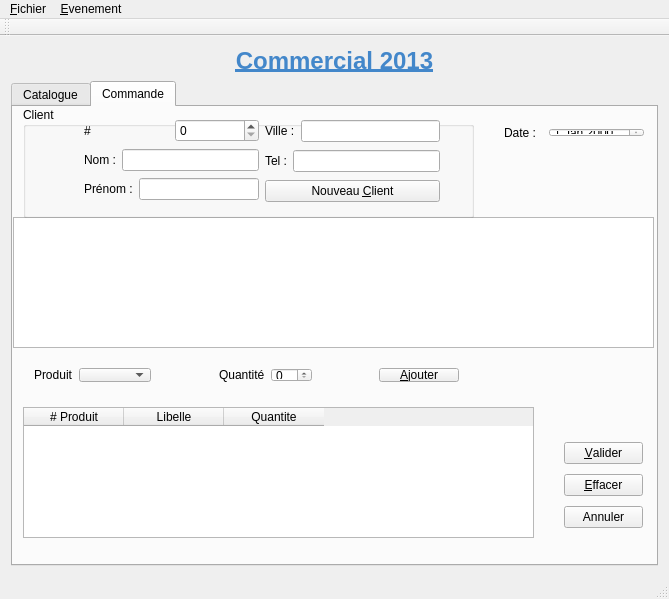
<?xml version="1.0" encoding="UTF-8"?>
<ui version="4.0">
 <class>MainWindow</class>
 <widget class="QMainWindow" name="MainWindow">
  <property name="geometry">
   <rect>
    <x>0</x>
    <y>0</y>
    <width>669</width>
    <height>599</height>
   </rect>
  </property>
  <property name="windowTitle">
   <string>MainWindow</string>
  </property>
  <widget class="QWidget" name="centralWidget">
   <layout class="QVBoxLayout" name="verticalLayout_2">
    <item>
     <widget class="QLabel" name="label">
      <property name="text">
       <string>&lt;!DOCTYPE HTML PUBLIC &quot;-//W3C//DTD HTML 4.0//EN&quot; &quot;http://www.w3.org/TR/REC-html40/strict.dtd&quot;&gt;
&lt;html&gt;&lt;head&gt;&lt;meta name=&quot;qrichtext&quot; content=&quot;1&quot; /&gt;&lt;style type=&quot;text/css&quot;&gt;
p, li { white-space: pre-wrap; }
&lt;/style&gt;&lt;/head&gt;&lt;body style=&quot; font-family:'Sans'; font-size:10pt; font-weight:400; font-style:normal;&quot;&gt;
&lt;p align=&quot;center&quot; style=&quot; margin-top:0px; margin-bottom:0px; margin-left:0px; margin-right:0px; -qt-block-indent:0; text-indent:0px;&quot;&gt;&lt;span style=&quot; font-size:18pt; font-weight:600; text-decoration: underline; color:#4387ca;&quot;&gt;Commercial 2013&lt;/span&gt;&lt;/p&gt;&lt;/body&gt;&lt;/html&gt;</string>
      </property>
     </widget>
    </item>
    <item>
     <widget class="QTabWidget" name="tabWidget_main">
      <property name="toolTip">
       <string/>
      </property>
      <property name="currentIndex">
       <number>1</number>
      </property>
      <widget class="QWidget" name="tab">
       <attribute name="title">
        <string>Catalogue</string>
       </attribute>
       <widget class="QTableView" name="tableView_in">
        <property name="geometry">
         <rect>
          <x>0</x>
          <y>20</y>
          <width>641</width>
          <height>371</height>
         </rect>
        </property>
       </widget>
       <widget class="QWidget" name="layoutWidget">
        <property name="geometry">
         <rect>
          <x>30</x>
          <y>420</y>
          <width>580</width>
          <height>31</height>
         </rect>
        </property>
        <layout class="QHBoxLayout" name="horizontalLayout">
         <item>
          <spacer name="horizontalSpacer">
           <property name="orientation">
            <enum>Qt::Horizontal</enum>
           </property>
           <property name="sizeHint" stdset="0">
            <size>
             <width>40</width>
             <height>20</height>
            </size>
           </property>
          </spacer>
         </item>
         <item>
          <widget class="QPushButton" name="pushButton_Nouveau">
           <property name="text">
            <string>&amp;Nouveau</string>
           </property>
          </widget>
         </item>
         <item>
          <widget class="QPushButton" name="pushButton_Supprimer">
           <property name="text">
            <string>&amp;Supprimer</string>
           </property>
          </widget>
         </item>
         <item>
          <spacer name="horizontalSpacer_2">
           <property name="orientation">
            <enum>Qt::Horizontal</enum>
           </property>
           <property name="sizeHint" stdset="0">
            <size>
             <width>40</width>
             <height>20</height>
            </size>
           </property>
          </spacer>
         </item>
        </layout>
       </widget>
      </widget>
      <widget class="QWidget" name="tab_2">
       <attribute name="title">
        <string>Commande</string>
       </attribute>
       <widget class="QTableView" name="tableView_Client">
        <property name="geometry">
         <rect>
          <x>0</x>
          <y>110</y>
          <width>641</width>
          <height>131</height>
         </rect>
        </property>
       </widget>
       <widget class="QGroupBox" name="groupBox">
        <property name="geometry">
         <rect>
          <x>10</x>
          <y>0</y>
          <width>451</width>
          <height>111</height>
         </rect>
        </property>
        <property name="title">
         <string>Client</string>
        </property>
        <widget class="QWidget" name="layoutWidget">
         <property name="geometry">
          <rect>
           <x>50</x>
           <y>0</y>
           <width>378</width>
           <height>108</height>
          </rect>
         </property>
         <layout class="QHBoxLayout" name="horizontalLayout_7">
          <item>
           <layout class="QVBoxLayout" name="verticalLayout_4">
            <item>
             <layout class="QHBoxLayout" name="horizontalLayout_4">
              <item>
               <widget class="QLabel" name="label_8">
                <property name="text">
                 <string>#</string>
                </property>
               </widget>
              </item>
              <item>
               <widget class="QSpinBox" name="spinBox"/>
              </item>
             </layout>
            </item>
            <item>
             <layout class="QHBoxLayout" name="horizontalLayout_2">
              <item>
               <widget class="QLabel" name="label_3">
                <property name="text">
                 <string>Nom :</string>
                </property>
               </widget>
              </item>
              <item>
               <widget class="QLineEdit" name="lineEdit_clientNom"/>
              </item>
             </layout>
            </item>
            <item>
             <layout class="QHBoxLayout" name="horizontalLayout_3">
              <item>
               <widget class="QLabel" name="label_4">
                <property name="text">
                 <string>Prénom :</string>
                </property>
               </widget>
              </item>
              <item>
               <widget class="QLineEdit" name="lineEdit_clientPrenom"/>
              </item>
             </layout>
            </item>
           </layout>
          </item>
          <item>
           <layout class="QVBoxLayout" name="verticalLayout_3">
            <item>
             <layout class="QHBoxLayout" name="horizontalLayout_5">
              <item>
               <widget class="QLabel" name="label_9">
                <property name="text">
                 <string>Ville :</string>
                </property>
               </widget>
              </item>
              <item>
               <widget class="QLineEdit" name="lineEdit_clientVille"/>
              </item>
             </layout>
            </item>
            <item>
             <layout class="QHBoxLayout" name="horizontalLayout_6">
              <item>
               <widget class="QLabel" name="label_10">
                <property name="text">
                 <string>Tel :</string>
                </property>
               </widget>
              </item>
              <item>
               <widget class="QLineEdit" name="lineEdit_clientTel"/>
              </item>
             </layout>
            </item>
            <item>
             <widget class="QPushButton" name="pushButton_nvClient">
              <property name="text">
               <string>Nouveau &amp;Client</string>
              </property>
              <property name="icon">
               <iconset resource="res.qrc">
                <normaloff>:/new/add/add.png</normaloff>:/new/add/add.png</iconset>
              </property>
             </widget>
            </item>
           </layout>
          </item>
         </layout>
        </widget>
       </widget>
       <widget class="QWidget" name="layoutWidget">
        <property name="geometry">
         <rect>
          <x>480</x>
          <y>10</y>
          <width>162</width>
          <height>31</height>
         </rect>
        </property>
        <layout class="QHBoxLayout" name="horizontalLayout_14">
         <item>
          <widget class="QLabel" name="label_5">
           <property name="text">
            <string>Date :</string>
           </property>
          </widget>
         </item>
         <item>
          <widget class="QDateEdit" name="dateEdit"/>
         </item>
        </layout>
       </widget>
       <widget class="QTableWidget" name="tableWidget_Commande">
        <property name="geometry">
         <rect>
          <x>10</x>
          <y>300</y>
          <width>511</width>
          <height>131</height>
         </rect>
        </property>
        <column>
         <property name="text">
          <string># Produit</string>
         </property>
        </column>
        <column>
         <property name="text">
          <string>Libelle</string>
         </property>
        </column>
        <column>
         <property name="text">
          <string>Quantite</string>
         </property>
        </column>
       </widget>
       <widget class="QWidget" name="layoutWidget">
        <property name="geometry">
         <rect>
          <x>540</x>
          <y>320</y>
          <width>101</width>
          <height>116</height>
         </rect>
        </property>
        <layout class="QVBoxLayout" name="verticalLayout">
         <item>
          <widget class="QPushButton" name="pushButton_Valider">
           <property name="text">
            <string>&amp;Valider</string>
           </property>
           <property name="icon">
            <iconset resource="res.qrc">
             <normaloff>:/new/add/start.png</normaloff>:/new/add/start.png</iconset>
           </property>
          </widget>
         </item>
         <item>
          <widget class="QPushButton" name="pushButton_Effacer">
           <property name="text">
            <string>&amp;Effacer</string>
           </property>
           <property name="icon">
            <iconset resource="res.qrc">
             <normaloff>:/new/add/remove.png</normaloff>:/new/add/remove.png</iconset>
           </property>
          </widget>
         </item>
         <item>
          <widget class="QPushButton" name="pushButton_Annuler">
           <property name="text">
            <string>Annuler</string>
           </property>
           <property name="icon">
            <iconset resource="res.qrc">
             <normaloff>:/new/add/stop.png</normaloff>:/new/add/stop.png</iconset>
           </property>
          </widget>
         </item>
        </layout>
       </widget>
       <widget class="QWidget" name="">
        <property name="geometry">
         <rect>
          <x>10</x>
          <y>250</y>
          <width>447</width>
          <height>36</height>
         </rect>
        </property>
        <layout class="QHBoxLayout" name="horizontalLayout_10">
         <item>
          <layout class="QHBoxLayout" name="horizontalLayout_8">
           <item>
            <widget class="QLabel" name="label_6">
             <property name="text">
              <string>Produit</string>
             </property>
            </widget>
           </item>
           <item>
            <widget class="QComboBox" name="comboBox_Produit"/>
           </item>
          </layout>
         </item>
         <item>
          <spacer name="horizontalSpacer_3">
           <property name="orientation">
            <enum>Qt::Horizontal</enum>
           </property>
           <property name="sizeHint" stdset="0">
            <size>
             <width>40</width>
             <height>20</height>
            </size>
           </property>
          </spacer>
         </item>
         <item>
          <layout class="QHBoxLayout" name="horizontalLayout_9">
           <item>
            <widget class="QLabel" name="label_7">
             <property name="text">
              <string>Quantité</string>
             </property>
            </widget>
           </item>
           <item>
            <widget class="QSpinBox" name="spinBox_Quantite"/>
           </item>
          </layout>
         </item>
         <item>
          <spacer name="horizontalSpacer_4">
           <property name="orientation">
            <enum>Qt::Horizontal</enum>
           </property>
           <property name="sizeHint" stdset="0">
            <size>
             <width>40</width>
             <height>20</height>
            </size>
           </property>
          </spacer>
         </item>
         <item>
          <widget class="QPushButton" name="pushButton_Ajouter">
           <property name="text">
            <string>&amp;Ajouter</string>
           </property>
           <property name="icon">
            <iconset resource="res.qrc">
             <normaloff>:/new/add/insert-object.png</normaloff>:/new/add/insert-object.png</iconset>
           </property>
          </widget>
         </item>
        </layout>
       </widget>
      </widget>
     </widget>
    </item>
   </layout>
  </widget>
  <widget class="QMenuBar" name="menuBar">
   <property name="geometry">
    <rect>
     <x>0</x>
     <y>0</y>
     <width>669</width>
     <height>25</height>
    </rect>
   </property>
   <widget class="QMenu" name="menu_Fichier">
    <property name="title">
     <string>&amp;Fichier</string>
    </property>
    <addaction name="action_Quitter"/>
   </widget>
   <widget class="QMenu" name="menu_Evenement">
    <property name="title">
     <string>&amp;Evenement</string>
    </property>
    <addaction name="action_Gestion_du_catalogue"/>
    <addaction name="actionGestion_de_Commandes"/>
    <addaction name="separator"/>
    <addaction name="action_Cr_er_un_nouveau_client"/>
   </widget>
   <addaction name="menu_Fichier"/>
   <addaction name="menu_Evenement"/>
  </widget>
  <widget class="QToolBar" name="mainToolBar">
   <attribute name="toolBarArea">
    <enum>TopToolBarArea</enum>
   </attribute>
   <attribute name="toolBarBreak">
    <bool>false</bool>
   </attribute>
  </widget>
  <widget class="QStatusBar" name="statusBar"/>
  <action name="action_Nouvelle_commande">
   <property name="text">
    <string>&amp;Nouvelle commande</string>
   </property>
  </action>
  <action name="action_Quitter">
   <property name="text">
    <string>&amp;Quitter</string>
   </property>
  </action>
  <action name="action_Gestion_du_catalogue">
   <property name="text">
    <string>&amp;Gestion du Catalogue</string>
   </property>
  </action>
  <action name="actionGestion_de_Commandes">
   <property name="text">
    <string>Gestion de &amp;Commandes</string>
   </property>
  </action>
  <action name="action_Cr_er_un_nouveau_client">
   <property name="text">
    <string>&amp;Créer un nouveau client</string>
   </property>
  </action>
 </widget>
 <layoutdefault spacing="6" margin="11"/>
 <tabstops>
  <tabstop>lineEdit_clientNom</tabstop>
  <tabstop>lineEdit_clientPrenom</tabstop>
  <tabstop>lineEdit_clientVille</tabstop>
  <tabstop>lineEdit_clientTel</tabstop>
  <tabstop>pushButton_nvClient</tabstop>
  <tabstop>comboBox_Produit</tabstop>
  <tabstop>spinBox_Quantite</tabstop>
  <tabstop>pushButton_Ajouter</tabstop>
  <tabstop>pushButton_Valider</tabstop>
  <tabstop>pushButton_Effacer</tabstop>
  <tabstop>pushButton_Annuler</tabstop>
  <tabstop>tableWidget_Commande</tabstop>
  <tabstop>tableView_Client</tabstop>
  <tabstop>tabWidget_main</tabstop>
  <tabstop>spinBox</tabstop>
  <tabstop>dateEdit</tabstop>
  <tabstop>pushButton_Nouveau</tabstop>
  <tabstop>pushButton_Supprimer</tabstop>
  <tabstop>tableView_in</tabstop>
 </tabstops>
 <resources>
  <include location="res.qrc"/>
 </resources>
 <connections/>
</ui>
